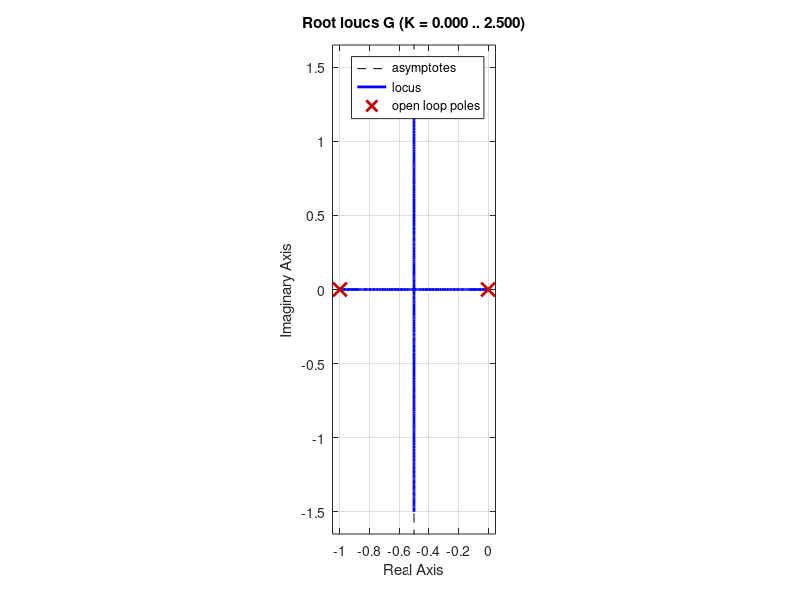
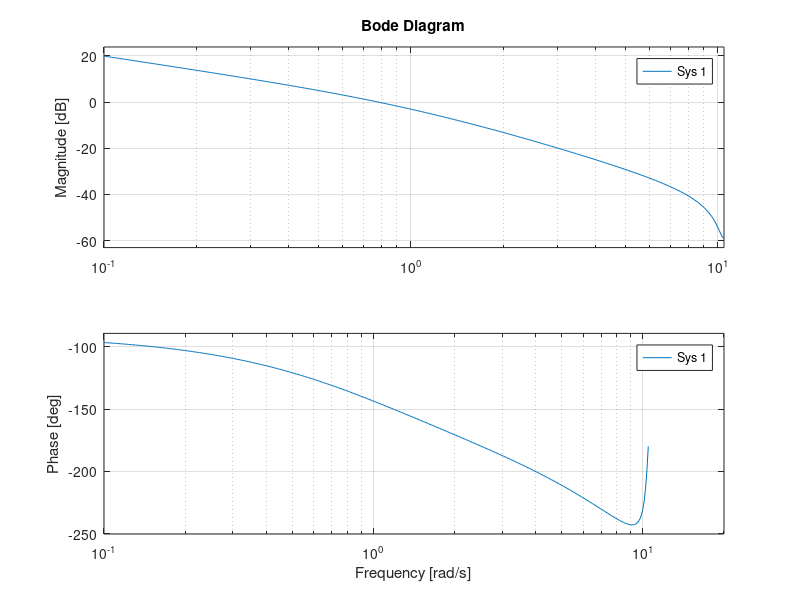
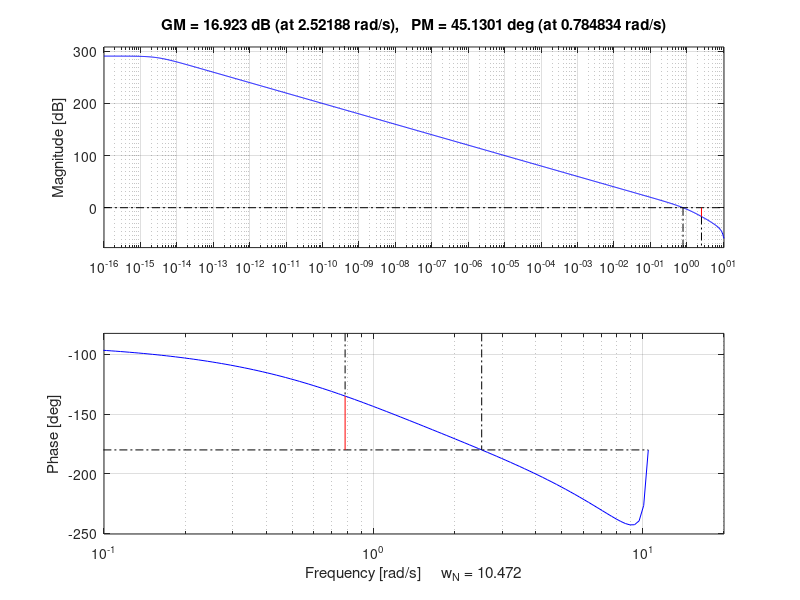
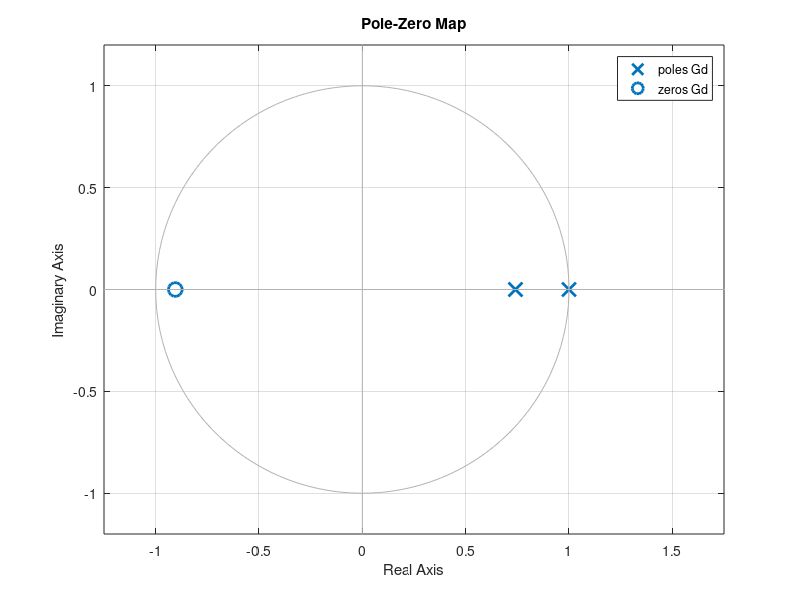

Reproduce these figures in MATLAB, in order.
%% MR2007 partial exam 1
close all

s = tf('s');
kv = 1;
Tv = 1;
h = 0.3;

G = kv/(s*(s*Tv+1))
Gd = c2d(G, h, 'zoh')
[num,den] = tfdata(Gd);


figure(1)
clf
rlocus(Gd)
xlim([-4,2])
ylim([-2, 2])
axis equal
% print -dpdf 'root-locus.pdf'

figure(1)
clf
rlocus(G)
%xlim([-4,2])
%ylim([-2, 2])
axis equal
print -dpdf 'root-locus.pdf'


K=1;
figure(2)
clf
w = logspace(-1, log10(pi/h), 400);
bode(K*Gd, w)
grid on
xlim([0.1, 20])
print -dpdf 'bode-diagram.pdf'

figure(2)
clf
w = logspace(-1, log10(pi/h), 400);
margin(K*Gd)
grid on
xlim([0.1, 20])
print -dpdf 'margin-diagram.pdf'

% Lead compensator
figure(3)
clf
pzmap(Gd)
F = tf([1, -0.65], [1, -0.3], h)
figure(4)
rlocus(Gd*F)

% Cont time lead compensator
a = 4;
b = 3/2;
F = (s+b)/(s+a)
h = 0.2;
Fd = c2d(F, h, 'foh')
